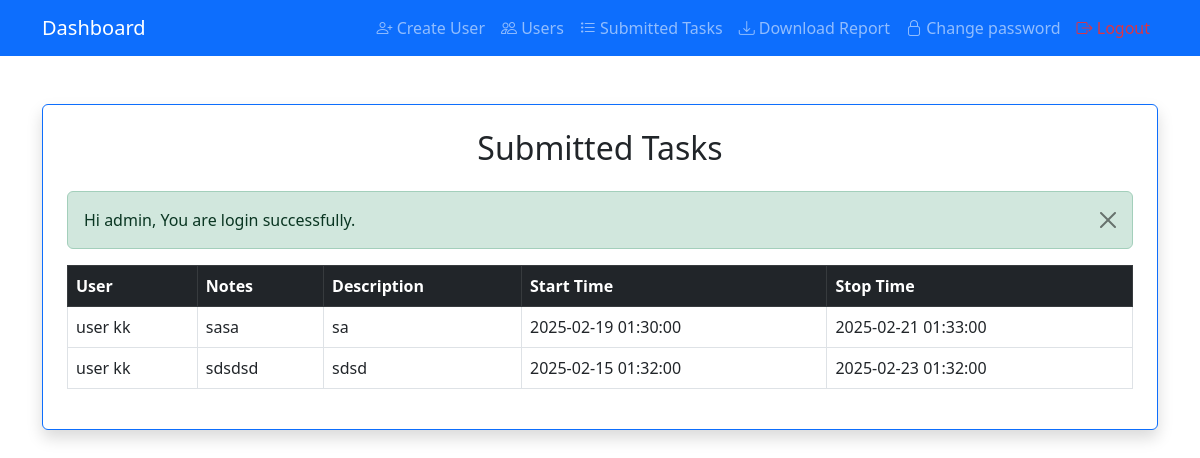
/index.php?route=tasks (signed in), run on the app's committed database.
### tables this page shows
CREATE TABLE `tasks` (
  `id` int NOT NULL,
  `user_id` int NOT NULL,
  `start_time` datetime NOT NULL,
  `stop_time` datetime NOT NULL,
  `notes` text NOT NULL,
  `description` text NOT NULL,
  `created_at` timestamp NULL DEFAULT CURRENT_TIMESTAMP,
  `status` tinyint(1) NOT NULL DEFAULT '0' COMMENT '0=not submit,1= submit',
  `updated_at` timestamp NOT NULL DEFAULT CURRENT_TIMESTAMP
);

CREATE TABLE `users` (
  `id` int NOT NULL,
  `first_name` varchar(100) NOT NULL,
  `last_name` varchar(100) NOT NULL,
  `email` varchar(100) NOT NULL,
  `phone` varchar(20) NOT NULL,
  `password` varchar(255) NOT NULL,
  `role_id` int NOT NULL,
  `last_login` timestamp NULL DEFAULT NULL,
  `last_password_change` timestamp NULL DEFAULT NULL,
  `created_at` timestamp NOT NULL DEFAULT CURRENT_TIMESTAMP,
  `updated_at` timestamp NOT NULL DEFAULT CURRENT_TIMESTAMP
);

### index.php (called while the page is built)
<?php
require_once __DIR__ . '/helper/helper.php';
route_run($_REQUEST['route']??'login');
?>

### controller/tasks.php (called while the page is built, shortened)
<?php
require_once __DIR__ . '/../config/db.php';
$sql = "SELECT tasks.*, users.first_name, users.last_name
            FROM tasks
            JOIN users ON tasks.user_id = users.id
            WHERE tasks.status = 1
            ORDER BY tasks.start_time DESC";
$tasks = $conn->query($sql);
?>

### view/tasks.php (the view, shortened to what this page needs)
<?php
    require_once __DIR__. '/navbar.php';
?>
    <div class="container mt-5">
        <div class="card border-primary shadow p-4">
            <h2 class="mb-4 text-center">Submitted Tasks</h2>
            <?php if ($tasks->num_rows > 0) { ?>
                <table class="table table-bordered">
                    <thead class="table-dark">
                        <tr>
                            <th>User</th>
                            <th>Notes</th>
                            <th>Description</th>
                            <th>Start Time</th>
                            <th>Stop Time</th>
                        </tr>
                    </thead>
                    <tbody>
                        <?php while ($row = $tasks->fetch_assoc()) { ?>
                            <tr>
                                <td><?= $row['first_name'] . ' ' . $row['last_name'] ?></td>
                                <td><?= $row['notes'] ?></td>
                                <td><?= substr($row['description'], 0, 100) . (strlen($row['description']) > 100 ? '...' : '') ?></td>
                                <td><?= $row['start_time'] ?></td>
                                <td><?= $row['stop_time'] ?></td>
                            </tr>
                        <?php } ?>
                    </tbody>
                </table>
            <?php } else { ?>
                <p class="text-center text-muted">No tasks found</p>
            <?php } ?>
        </div>
    </div>
<?php
    require_once __DIR__. '/footer.php';
?>

### data on the page
tasks: user.first_name "user", user.last_name "kk", notes "sasa", description "sa", start_time "2025-02-19 01:30:00", stop_time "2025-02-21 01:33:00"
tasks: user.first_name "user", user.last_name "kk", notes "sdsdsd", description "sdsd", start_time "2025-02-15 01:32:00", stop_time "2025-02-23 01:32:00"

### other printed values
$_SESSION['flash_msg']['msg'] "Hi admin, You are login successfully."
